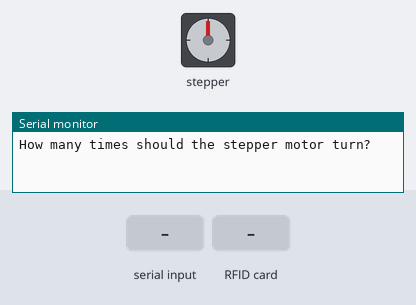
A sketch run on a simulated Arduino Uno, built with avr-gcc and run on an emulated ATmega328P. Parts: stepper motor, the last lines printed to the serial monitor. The inputs (shaded band) are chosen by the test bench. Stepper angles assume 2048 steps per turn.

Above: at 0.8 s.
0.9 s: "89 3C 30 5B" received over Serial
2.4 s: RFID card 89 3C 30 5B held to the reader
At 2.86 s:
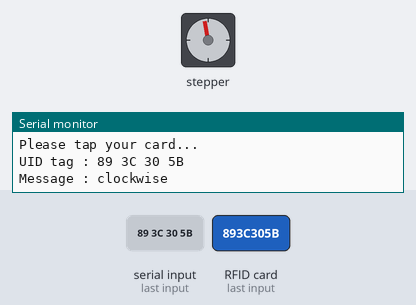
At 3.46 s:
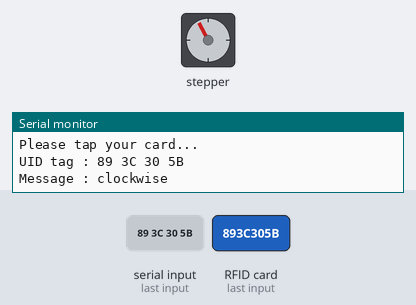
Timing chart, 0 to 20.4 s (numbered marks = the images above; inputs shaded):
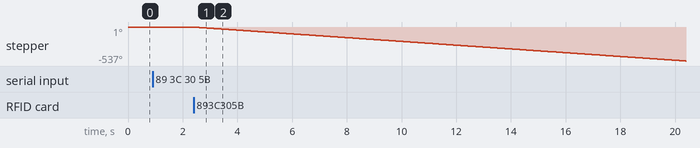

Measured:
- after the input at 2.4 s, stepper: keeps turning counter-clockwise at about 30°/s, starting at once

The sketch:

RFID_plus_Stepper_Motor.ino
```cpp
 #include <SPI.h>
#include <MFRC522.h>
#include <Stepper.h>


#define SS_PIN 10
#define RST_PIN 9
MFRC522 mfrc522(SS_PIN, RST_PIN);   // Create MFRC522 instance.

float num_turns;

const int stepsPerRevolution = 2048;

Stepper myStepper(stepsPerRevolution, 2,4,3,5);

void setup()
{
  Serial.begin(9600);   // Initiate a serial communication
  SPI.begin();      // Initiate  SPI bus
  mfrc522.PCD_Init();   // Initiate MFRC522

   // set the speed at 60 rpm:
  myStepper.setSpeed(5);

  Serial.println("How many times should the stepper motor turn?");
  while(Serial.available() == 0) {};
  num_turns = Serial.parseFloat();
  Serial.println(" ");

  Serial.println("Please tap your card...");
  Serial.println();


}
void loop()
{
  // Look for new cards
  if ( ! mfrc522.PICC_IsNewCardPresent())
  {
    return;
  }
  // Select one of the cards
  if ( ! mfrc522.PICC_ReadCardSerial())
  {
    return;
  }
  //Show UID on serial monitor
  Serial.print("UID tag :");
  String content= "";
  byte letter;
  for (byte i = 0; i < mfrc522.uid.size; i++)
  {
     Serial.print(mfrc522.uid.uidByte[i] < 0x10 ? " 0" : " ");
     Serial.print(mfrc522.uid.uidByte[i], HEX);
     content.concat(String(mfrc522.uid.uidByte[i] < 0x10 ? " 0" : " "));
     content.concat(String(mfrc522.uid.uidByte[i], HEX));
  }
  Serial.println();
  Serial.print("Message : ");
  content.toUpperCase();
  if (content.substring(1) == "89 3C 30 5B" || content.substring(1) == "10 6A BB 4F") //change here the UID of the card/cards that you want to give access
  {
    Serial.println("clockwise");
    myStepper.step(stepsPerRevolution * num_turns);
    delay(500);
    Serial.println("counterclockwise");
    myStepper.step(-stepsPerRevolution * num_turns);
    delay(500);
    Serial.println("Items dispensed.");
    Serial.println();
    delay(500);
  }


 else   {
    Serial.println(" Thank you for your purchase. ");
    delay(3000);
  }
}
```
